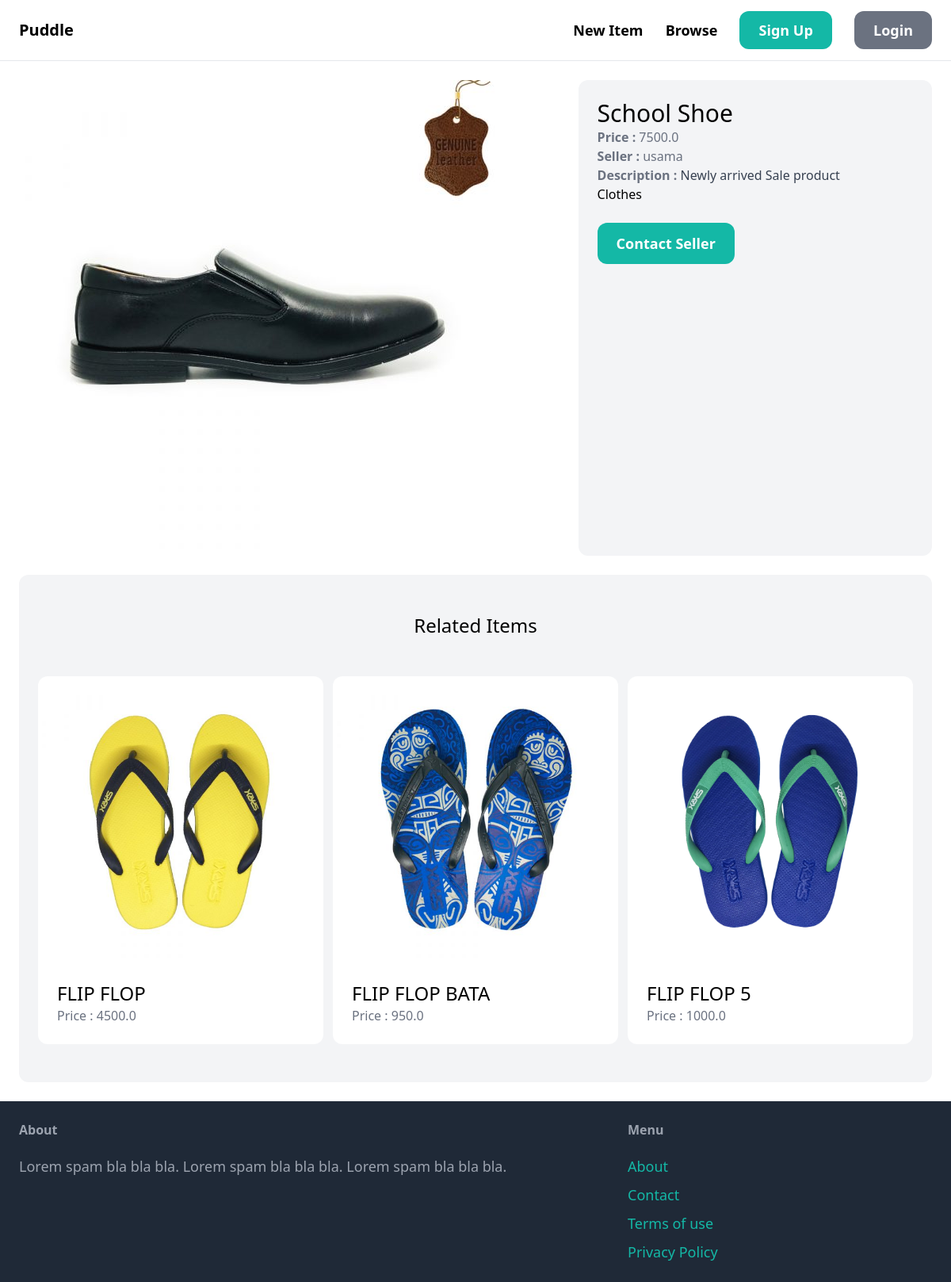
Screenshot of /items/3/ with the database file from the repository.
### item/models.py (models this page shows, shortened)
class Item(models.Model):
    category = models.ForeignKey(Category,related_name='items',on_delete=models.CASCADE)
    name = models.CharField(max_length=255)
    description = models.TextField(blank=True,null=True)
    price = models.FloatField()
    image = models.ImageField(upload_to='items_images',blank=True,null=True)
    is_sold = models.BooleanField(default=False)
    created_by = models.ForeignKey(User,related_name='items',on_delete=models.CASCADE) #user deleted -> item deleted
    created_at = models.DateTimeField(auto_now_add=True)
    class Meta:
        verbose_name_plural = 'Items'

class Category(models.Model):
    name= models.CharField(max_length=255)
    class Meta:
        ordering = ('name',)
        verbose_name_plural = 'Categories'
    def __str__(self):
        return self.name

### item/views.py (the view)
# urls.py: path('<int:pk>/',views.detail, name='detail'),
def detail(request,pk):
    item = get_object_or_404(Item,pk=pk)
    related_items = Item.objects.filter(category=item.category,is_sold=False).exclude(pk=pk)[0:3]
    return render(request,'item/detail.html',{
        'item':item,
        'related_items':related_items
    })

### item/templates/item/detail.html (shortened to what this page needs)
{% extends 'core/base.html' %}
{% block content %}
    <div class="grid grid-cols-5 gap-6">
        <div class="col-span-3">
            <img src="{{ item.image.url }}" class="rounded-xl">
        </div>
        <div class="col-span-2 p-6 rounded-xl bg-gray-100">
            <h1 class="text-3xl">{{ item.name }}</h1>
            <p class="text-gray-500"><strong >Price : </strong>{{ item.price }}</p>
            <p class="text-gray-500"><strong >Seller : </strong>{{ item.created_by }}</p>
            {% if item.description %}
            <p class="text-gray-700">
                <strong class="text-gray-500">Description : </strong>
                {{ item.description }}
            </p>
            <p>{{item.category}}</p>
            {% endif %}
            {% if request.user == item.created_by %}
                <div class="mt-6 p-6 bg-white rounded-xl">
                    <p>This is your item </p>
                    <a href="{% url 'item:edit' item.id %}" class="inline-block mt-6 px-6 py-3 text-lg font-semibold bg-teal-500 text-white rounded-xl">Edit item</a>
                    <a href="{% url 'item:delete' item.id %}" class="inline-block mt-6 px-6 py-3 text-lg font-semibold bg-red-500 text-white rounded-xl">Delete item</a>
                </div>
            {% else %}
            <a href="{% url 'conversation:new' item.id %}" class="inline-block mt-6 px-6 py-3 text-lg font-semibold bg-teal-500 text-white hover:bg-teal-700 rounded-xl">
                Contact Seller
            </a>
            {% endif %}
        </div>
    </div>
    <div class="mt-6 bg-gray-100 rounded-xl px-6 py-12">
        <h2 class="text-center text-2xl mb-12">Related Items</h2>
        <div class="grid grid-cols-3 gap-3">
            {% for item in related_items %}
                <div>
                    <a href="{% url 'item:detail' item.id %}">
                        <div>
                            <img src="{{ item.image.url }}" class="rounded-t-xl" alt="" />
                        </div>
                        <div class="p-6 bg-white rounded-b-xl">
                            <h2 class="text-2xl">{{ item.name }}</h2>
                            <p class="text-gray-500">Price : {{ item.price }}</p>
                        </div>
                    </a>
                </div>
            {% endfor %}
        </div>
    </div>
{% endblock %}

### rows the page displays
Item: image (picture), name "School Shoe", price "7500.0", created_by "usama", description "Newly arrived Sale product", category "Clothes"
Item: image (picture), name "FLIP FLOP", price "4500.0"
Item: image (picture), name "FLIP FLOP BATA", price "950.0"
Item: image (picture), name "FLIP FLOP 5", price "1000.0"
